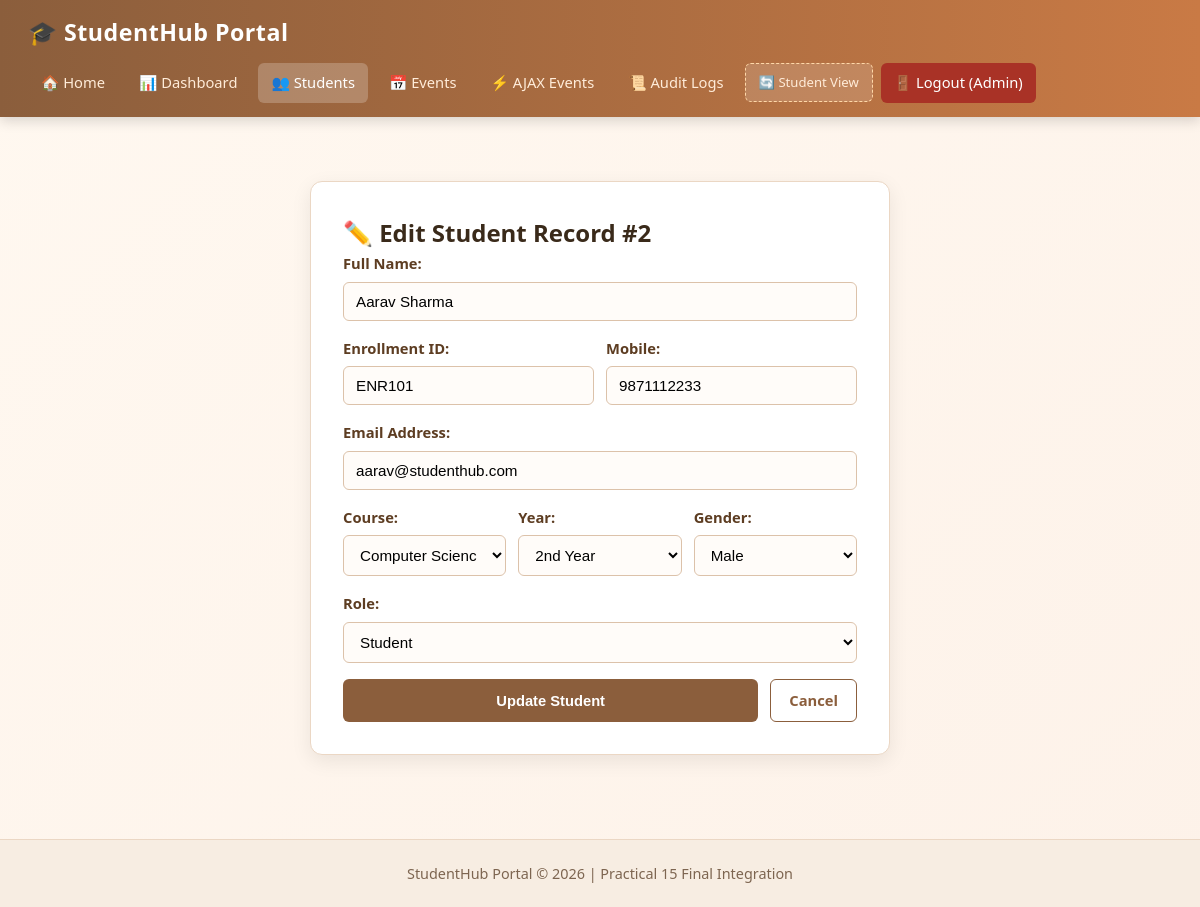
Screenshot of /PAGES/edit_student.php?id=2 (signed in) with the database file from the repository.
### tables this page shows
CREATE TABLE IF NOT EXISTS students (
    student_id INT AUTO_INCREMENT PRIMARY KEY,
    full_name VARCHAR(100) NOT NULL,
    enrollment_id VARCHAR(20) NOT NULL UNIQUE,
    email VARCHAR(100) NOT NULL UNIQUE,
    mobile VARCHAR(15) NOT NULL,
    password_hash VARCHAR(255) NOT NULL,
    course VARCHAR(50) NOT NULL,
    year VARCHAR(10) NOT NULL,
    gender VARCHAR(10) NOT NULL,
    role VARCHAR(20) DEFAULT 'student',
    created_at TIMESTAMP DEFAULT CURRENT_TIMESTAMP
);

### PAGES/edit_student.php (the view, shortened to what this page needs)
<?php
require_once 'db_connect.php';
$id = (int)($_GET['id'] ?? 0);
$fetch_q = mysqli_query($conn, "SELECT * FROM students WHERE student_id = $id LIMIT 1");
$student = mysqli_fetch_assoc($fetch_q);
?>
<!doctype html>
<html lang="en">
<head>
  <link rel="stylesheet" href="../CSS/style.css" />
</head>
<body>
  <?php include 'navbar.php'; ?>
  <main>
    <div class="form-box" style="max-width: 580px;">
      <h2>✏️ Edit Student Record #<?php echo $id; ?></h2>
      <form action="edit_student.php?id=<?php echo $id; ?>" method="POST">
        <div class="form-group">
          <label>Full Name:</label>
          <input type="text" name="full_name" class="form-control" required value="<?php echo htmlspecialchars($student['full_name']); ?>">
        </div>
        <div style="display: grid; grid-template-columns: 1fr 1fr; gap: 12px;">
          <div class="form-group">
            <label>Enrollment ID:</label>
            <input type="text" name="enrollment_id" class="form-control" required value="<?php echo htmlspecialchars($student['enrollment_id']); ?>">
          </div>
          <div class="form-group">
            <label>Mobile:</label>
            <input type="tel" name="mobile" class="form-control" required value="<?php echo htmlspecialchars($student['mobile']); ?>">
          </div>
        </div>
        <div class="form-group">
          <label>Email Address:</label>
          <input type="email" name="email" class="form-control" required value="<?php echo htmlspecialchars($student['email']); ?>">
        </div>
        <div style="display: grid; grid-template-columns: 1fr 1fr 1fr; gap: 12px;">
          <div class="form-group">
            <label>Course:</label>
            <select name="course" class="form-control">
              <option value="Computer Science" <?php echo ($student['course'] === 'Computer Science') ? 'selected' : ''; ?>>Computer Science</option>
            </select>
          </div>
          <div class="form-group">
            <label>Year:</label>
            <select name="year" class="form-control">
              <option value="2nd Year" <?php echo ($student['year'] === '2nd Year') ? 'selected' : ''; ?>>2nd Year</option>
            </select>
          </div>
          <div class="form-group">
            <label>Gender:</label>
            <select name="gender" class="form-control">
              <option value="Male" <?php echo ($student['gender'] === 'Male') ? 'selected' : ''; ?>>Male</option>
            </select>
          </div>
        </div>
        <div class="form-group">
          <label>Role:</label>
          <select name="role" class="form-control">
            <option value="student" <?php echo ($student['role'] === 'student') ? 'selected' : ''; ?>>Student</option>
          </select>
        </div>
        <div style="display: flex; gap: 12px; margin-top: 10px;">
          <button type="submit" class="btn btn-primary" style="flex: 1;">Update Student</button>
          <a href="students.php" class="btn btn-outline">Cancel</a>
        </div>
      </form>
    </div>
  </main>
  <footer>
    <p>StudentHub Portal &copy; 2026 | Practical 15 Final Integration</p>
  </footer>
</body>
</html>

### CSS/style.css (style rules this page uses)
* { box-sizing: border-box; margin: 0; padding: 0; }
body { font-family: "Segoe UI", Arial, Helvetica, sans-serif; background: linear-gradient(135deg, #fff8f0 0%, #fdf2e9 100%); color: #3a2a1a; min-height: 100vh; display: flex; flex-direction: column; line-height: 1.6; }
main { flex: 1; padding: 28px 20px 48px; max-width: 1120px; margin: 0 auto; width: 100%; }
.btn { display: inline-block; padding: 9px 18px; border-radius: 6px; text-decoration: none; font-weight: 600; cursor: pointer; border: none; font-size: 0.92rem; transition: all 0.2s ease; text-align: center; }
.btn-primary { background: #8b5e3c; color: #ffffff; }
.btn-outline { background: transparent; color: #8b5e3c; border: 1px solid #8b5e3c; }
.form-box { max-width: 500px; margin: 36px auto; background: #ffffff; padding: 32px; border-radius: 12px; box-shadow: 0 6px 20px rgba(0, 0, 0, 0.08); border: 1px solid #ebd7c4; }
.form-group { margin-bottom: 16px; text-align: left; }
.form-group label { display: block; font-weight: 600; margin-bottom: 6px; color: #5d3d22; font-size: 0.92rem; }
.form-control { width: 100%; padding: 10px 12px; border: 1px solid #dcc2aa; border-radius: 6px; font-size: 0.95rem; background: #fffcf9; }
footer { background: #f7ede2; border-top: 1px solid #ebd7c4; padding: 22px 20px; text-align: center; color: #7d6550; font-size: 0.9rem; }

### rows the page displays
students: full_name "Aarav Sharma", enrollment_id "ENR101", mobile "9871112233", email "aarav@studenthub.com", course "Computer Science", year "2nd Year", gender "Male", role "Student"

### other values shown
$id "2"
